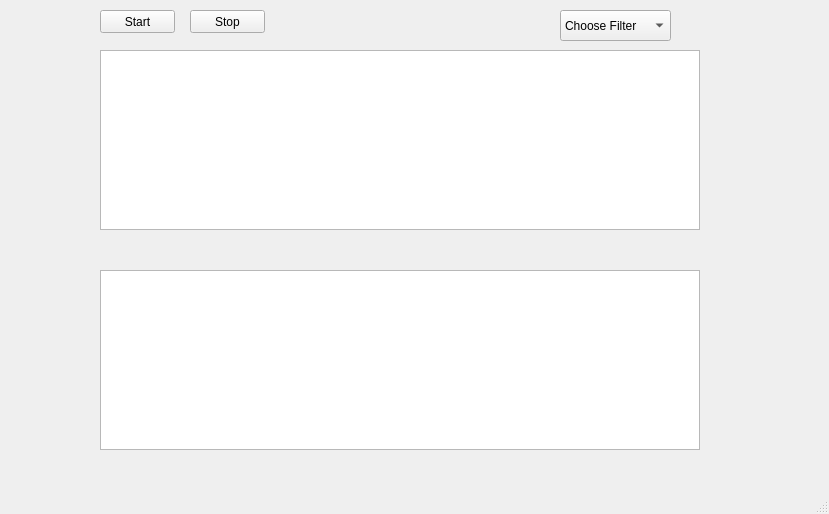
<?xml version="1.0" encoding="UTF-8"?>
<ui version="4.0">
 <class>MainWindow</class>
 <widget class="QMainWindow" name="MainWindow">
  <property name="geometry">
   <rect>
    <x>0</x>
    <y>0</y>
    <width>829</width>
    <height>514</height>
   </rect>
  </property>
  <property name="windowTitle">
   <string>Spectrum Analyser Ver. 1.0</string>
  </property>
  <widget class="QWidget" name="centralwidget">
   <widget class="PlotWidget" name="time_plot">
    <property name="geometry">
     <rect>
      <x>100</x>
      <y>50</y>
      <width>600</width>
      <height>180</height>
     </rect>
    </property>
    <property name="maximumSize">
     <size>
      <width>16777215</width>
      <height>16777215</height>
     </size>
    </property>
   </widget>
   <widget class="PlotWidget" name="fft_plot">
    <property name="geometry">
     <rect>
      <x>100</x>
      <y>270</y>
      <width>600</width>
      <height>180</height>
     </rect>
    </property>
   </widget>
   <widget class="QComboBox" name="comboBox">
    <property name="geometry">
     <rect>
      <x>560</x>
      <y>10</y>
      <width>111</width>
      <height>31</height>
     </rect>
    </property>
    <item>
     <property name="text">
      <string>Choose Filter</string>
     </property>
    </item>
    <item>
     <property name="text">
      <string>Highpass Filter</string>
     </property>
    </item>
    <item>
     <property name="text">
      <string>Lowpass Filter</string>
     </property>
    </item>
    <item>
     <property name="text">
      <string>Bandpass Filter</string>
     </property>
    </item>
   </widget>
   <widget class="QPushButton" name="buttonStart">
    <property name="geometry">
     <rect>
      <x>100</x>
      <y>10</y>
      <width>75</width>
      <height>23</height>
     </rect>
    </property>
    <property name="text">
     <string>Start</string>
    </property>
   </widget>
   <widget class="QPushButton" name="buttonStop">
    <property name="geometry">
     <rect>
      <x>190</x>
      <y>10</y>
      <width>75</width>
      <height>23</height>
     </rect>
    </property>
    <property name="text">
     <string>Stop</string>
    </property>
   </widget>
  </widget>
  <widget class="QMenuBar" name="menubar">
   <property name="geometry">
    <rect>
     <x>0</x>
     <y>0</y>
     <width>829</width>
     <height>21</height>
    </rect>
   </property>
  </widget>
  <widget class="QStatusBar" name="statusbar"/>
 </widget>
 <customwidgets>
  <customwidget>
   <class>PlotWidget</class>
   <extends>QGraphicsView</extends>
   <header>pyqtgraph</header>
  </customwidget>
 </customwidgets>
 <resources/>
 <connections/>
</ui>
